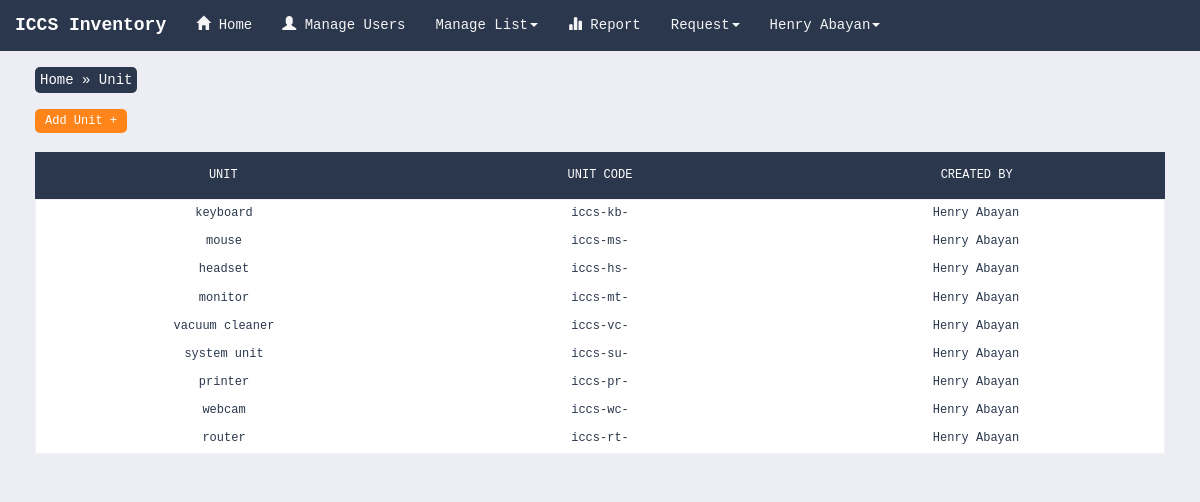
The app's page /?l=unit (signed in) with its own data.
### tables this page shows
CREATE TABLE `unit_tbl` (
  `unt_id` int(11) NOT NULL,
  `unt_name` varchar(50) NOT NULL,
  `unt_code` varchar(30) NOT NULL,
  `usr_id` int(11) NOT NULL
);

CREATE TABLE `users_tbl` (
  `usr_id` int(11) NOT NULL,
  `usr_full_name` varchar(50) NOT NULL,
  `usr_email` varchar(50) NOT NULL,
  `usr_password` varchar(50) NOT NULL,
  `usrlvl_id` int(11) NOT NULL,
  `usr_last_seen` varchar(30) DEFAULT NULL,
  `usr_last_seen_time` varchar(50) DEFAULT NULL
);

### inc/unit.php (the view, shortened to what this page needs)
<?php
	$user = @$_SESSION['user'];
	$user_level = @$_SESSION['user_level'];
	if(isset($user) AND (($user_level == 2) OR ($user_level == 3) OR ($user_level == 4))){
		?>
		<section>
			  <div class="row">
			  	<div class="col-sm-2">
			  		<span style="background: #2a374c;padding: 5px;color: #FFF;border-radius:5px; ">
					  	<a href="./" class="breadcrumbtext">Home</a> »
					  	<a href="./?l=unit" class="breadcrumbtext">Unit</a>
					</span>
			  	</div>
			  	<div class="col-sm-2"></div>
			  	<div class="col-sm-2"></div>
			  	<div class="col-sm-2"></div>
			  	<div class="col-sm-2"></div>
			  	<div class="col-sm-2"></div>
		</div>
		</section>
		<section>
			<span style="background: #FF851B;padding: 4px;color: #FFF;border-radius:5px; ">
			  	<a href="./?l=addunit" class="breadcrumbtext btn btn-xs" >Add Unit +</a>
			</span>
		</section>
		<section>
	      <div class="row">
	        <div class="col-sm-12"><div class="tbl-header">
	                  <table cellpadding="0" cellspacing="0" border="0">
	                    <thead>
	                      <tr>
	                            <th style="background: #2a374c">Unit</th>
	                            <th style="background: #2a374c">Unit Code</th>
	                            <th style="background: #2a374c">Created By</th>
	                      </tr>
	                    </thead>
	                  </table>
	                </div>
	              <div class="tbl-content">
	                  <table cellpadding="0" cellspacing="0" border="0">
	                    <tbody>
	                        <?php
	                        $sql = "SELECT * FROM `unit_tbl`";
							$result = mysqli_query($conn,$sql);
							while($row = mysqli_fetch_assoc($result)){
								$id = $row['usr_id'];
								$select_user = "SELECT * FROM `users_tbl` WHERE `usr_id`='$id'";
				                          $res = mysqli_query($conn,$select_user);
				                          $ro = mysqli_fetch_assoc($res);
				                echo '
				                		<tr>
				                          <td>'.$row['unt_name'].'</td>
				                          <td>'.$row['unt_code'].'</td>
				                          <td>'.$ro['usr_full_name'].'</td>
				                        </tr>
				                	 ';
							}
	                        ?>
	                    </tbody>
	                  </table>
	            </div></div>
	      </div>
	    </section>
		<?php
	}
?>

### design/main.css (style rules this page uses)
body { background: white; font-family: monospace; }
section { margin: 20px; }
.breadcrumbtext:link { color: #FFF; }
table { width:100%; table-layout: fixed; background: white; }
.tbl-header { background-color: rgba(255,255,255,0.3); }
th { padding: 15px 10px; text-align: center; font-weight: 500; font-size: 12px; color: #fff; text-transform: uppercase; background: #2a374c; }
.tbl-content { overflow-x:auto; margin-top: 0px; border: 1px solid rgba(255,255,255,0.3); }
td { padding: 5px; text-align: center; vertical-align:middle; font-weight: 300; font-size: 12px; color: #2a374c; border-bottom: solid 1px rgba(255,255,255,0.1); }

### index.php (style rules this page uses)
body { background: #EDEEF3; }

### records on screen
unit_tbl: unt_name "keyboard", unt_code "iccs-kb-", usr.usr_full_name "Henry Abayan"
unit_tbl: unt_name "mouse", unt_code "iccs-ms-", usr.usr_full_name "Henry Abayan"
unit_tbl: unt_name "headset", unt_code "iccs-hs-", usr.usr_full_name "Henry Abayan"
unit_tbl: unt_name "monitor", unt_code "iccs-mt-", usr.usr_full_name "Henry Abayan"
unit_tbl: unt_name "vacuum cleaner", unt_code "iccs-vc-", usr.usr_full_name "Henry Abayan"
unit_tbl: unt_name "system unit", unt_code "iccs-su-", usr.usr_full_name "Henry Abayan"
unit_tbl: unt_name "printer", unt_code "iccs-pr-", usr.usr_full_name "Henry Abayan"
unit_tbl: unt_name "webcam", unt_code "iccs-wc-", usr.usr_full_name "Henry Abayan"
unit_tbl: unt_name "router", unt_code "iccs-rt-", usr.usr_full_name "Henry Abayan"

### other values on screen
$_SESSION['user'] "Henry Abayan"
